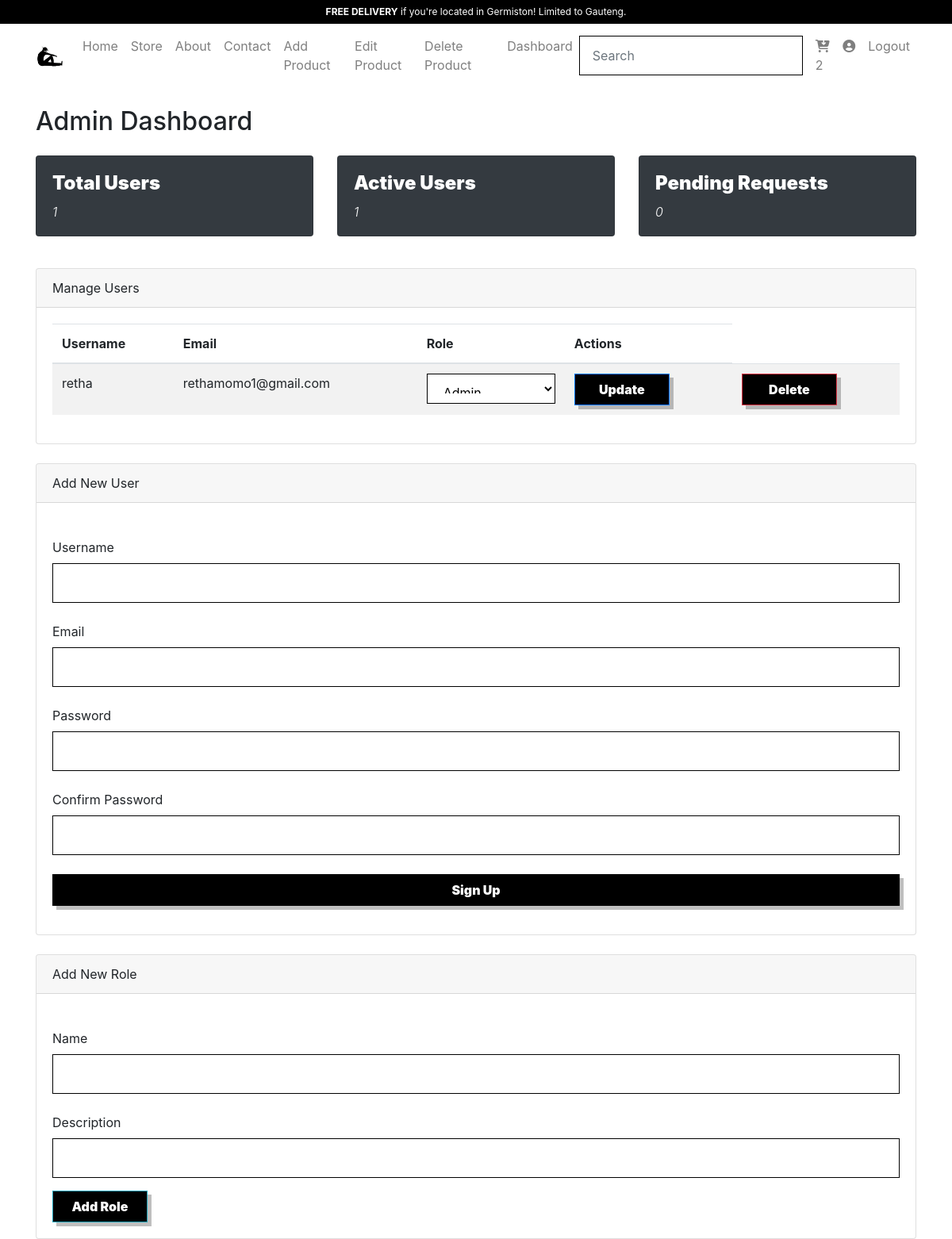
The page /dashboard (signed in) on the database as committed earlier.
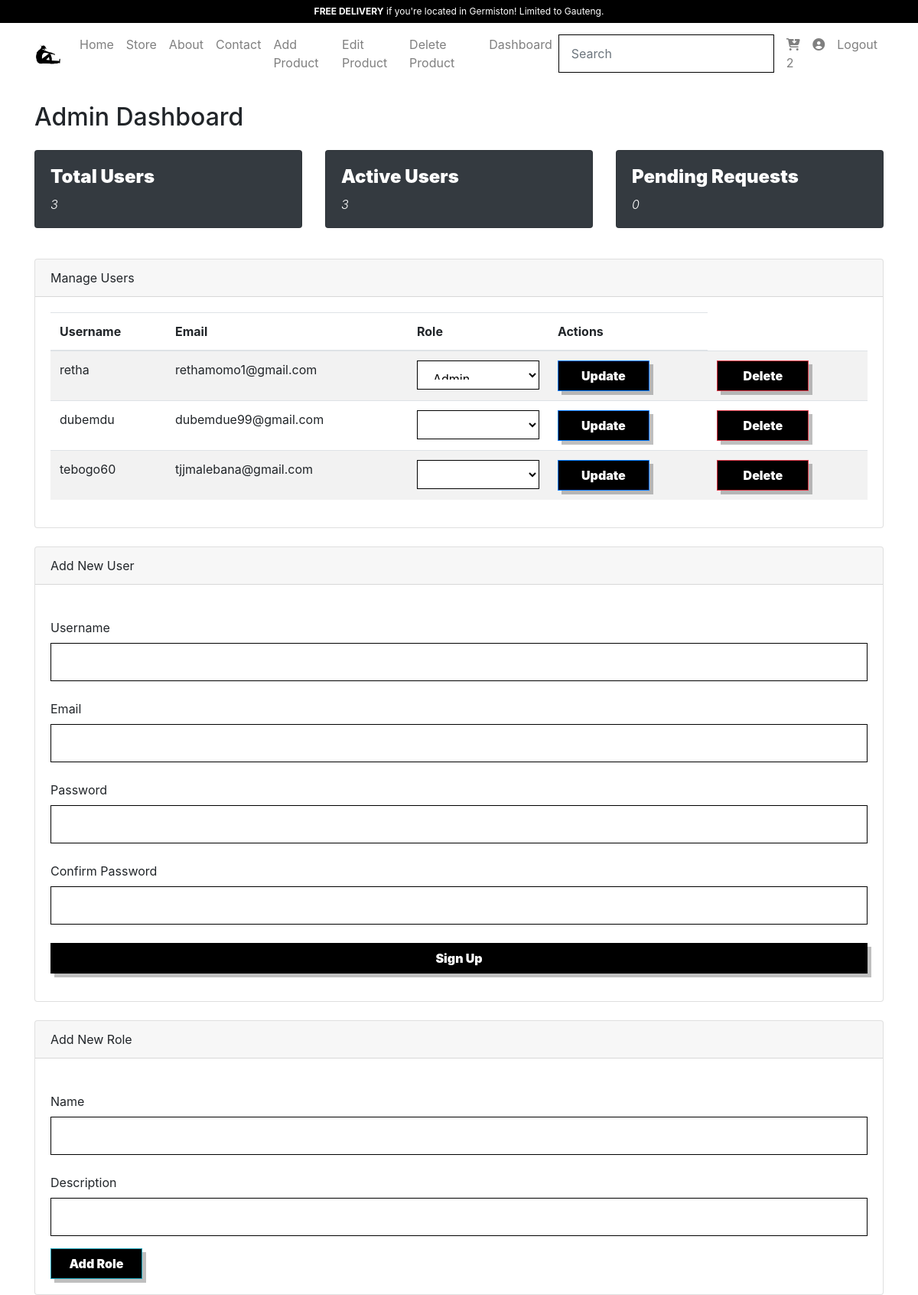
The same page on the database as committed later.
### models.py (models this page shows, shortened)
class User(db.Model, UserMixin):
    id = db.Column(db.Integer, primary_key=True, autoincrement=True)
    username = db.Column(db.String(30), unique=True, nullable=False)
    email = db.Column(db.String(100), unique=True, nullable=False)
    password_hash = db.Column(db.String(128), nullable=False)
    role_id = db.Column(db.Integer, db.ForeignKey('role.id', ondelete="CASCADE"), nullable=False)  # ✅ Add ondelete="CASCADE"
    is_active = db.Column(db.Boolean, nullable=False, default=True)

class Role(db.Model):
    id = db.Column(db.Integer, primary_key=True, autoincrement=True)
    name = db.Column(db.String(20), unique=True, nullable=False)
    description = db.Column(db.String(100), nullable=True)
    users = db.relationship('User', backref='role', lazy=True, cascade="all, delete")  # ✅ Cascade in ORM

### routes/admin.py (the view)
@admin_bp.route('/dashboard', methods=['GET', 'POST'])
@login_required
@admin_only
def dashboard():
    total_users = User.query.count()
    active_users = User.query.filter_by(is_active=True).count()
    pending_requests = 0  # Adjust based on actual business logic
    recent_activities = Activity.query.order_by(Activity.date.desc()).limit(10).all()
    roles = Role.query.all()
    return render_template(
        'admin/dashboard.html',
        total_users=total_users,
        active_users=active_users,
        pending_requests=pending_requests,
        recent_activities=recent_activities,
        users= User.query.all(),
        form = SignupForm(),
        role_form = AddRoleForm(),
        roles = reversed(roles),
        user = current_user
    )

### forms.py
class SignupForm(FlaskForm):
    username = StringField('Username', validators=[DataRequired(), Length(min=4, max=30)])
    email = StringField('Email', validators=[DataRequired(), Email()])
    password = PasswordField('Password', validators=[DataRequired(), Length(min=8)])
    confirm_password = PasswordField('Confirm Password', validators=[DataRequired(), EqualTo('password')])
    submit = SubmitField('Sign Up')

class AddRoleForm(FlaskForm):
    name = StringField('Name', validators=[DataRequired()])
    description = StringField('Description', validators=[DataRequired()])
    submit = SubmitField('Add Role')

### app.py (called while the page is built)
@login_manager.user_loader
def load_user(user_id):
    return User.query.get(int(user_id))

### routes/admin.py (called while the page is built)
def admin_only(func):
    @wraps(func) # Preserve the original function's parameter metadata
    def wrapper(*args, **kwargs):
        if current_user.role_id != 1 and current_user.id != 1:
            flash('Access denied! Admins only.', 'danger')
            return redirect(url_for('public.login'))
        return func(*args, **kwargs) # Call the original function
    return wrapper

### templates/admin/dashboard.html (shortened to what the changed rows need)
{% extends 'base.html' %}
{% block content %}{% include 'includes/navbar.html' %}
<div class="container mt-4">
    <h2 class="mb-4">Admin Dashboard</h2>
    <div class="row">
        <div class="col-md-4">
            <div class="card text-white bg-dark mb-3">
                <div class="card-body">
                    <h5 class="card-title">Total Users</h5>
                    <p class="card-text display-4">{{ total_users }}</p>
                </div>
            </div>
        </div>
        <div class="col-md-4">
            <div class="card text-white bg-dark mb-3">
                <div class="card-body">
                    <h5 class="card-title">Active Users</h5>
                    <p class="card-text display-4">{{ active_users }}</p>
                </div>
            </div>
        </div>
    </div>
    <div class="card mt-4">
        <div class="card-body">
            <table class="table table-striped">
                <thead>
                    <tr>
                        <th>Username</th>
                        <th>Email</th>
                        <th>Role</th>
                        <th>Actions</th>
                    </tr>
                </thead>
                <tbody>
                    {% for user in users %}
                    <tr>
                        <td>{{ user.username }}</td>
                        <td>{{ user.email }}</td>
                        <td>
                            <form method="POST" action="{{ url_for('admin.update_role') }}">
                                <select name="role" class="form-control d-inline w-auto">
                                    {% for role in roles %}
                                        <option value="{{ role.id }}" {% if user.role_id == role.id %}selected{% endif %}>
                                            {{ role.name }}
                                        </option>
                                    {% endfor %}
                                </select>
                                <td><button type="submit" class="btn btn-primary btn-sm">Update</button></td>
                            </form>
<td>
                            <form method="POST" action="{{ url_for('admin.delete_user', user_id=user.id) }}" >
                                <button type="submit" class="btn btn-danger btn-sm">Delete</button>
                            </form></td>
                    </tr>
                    {% endfor %}
                </tbody>
            </table>
        </div>
    </div>
</div>
{% endblock %}

Rows that differ between the two databases and show on the page:
added User: username "dubemdu", email "dubemdue99@gmail.com"
added User: username "tebogo60", email "tjjmalebana@gmail.com"
Other text that changed with them:
{{ total_users }}: "1" → "3"
{{ active_users }}: "1" → "3"
